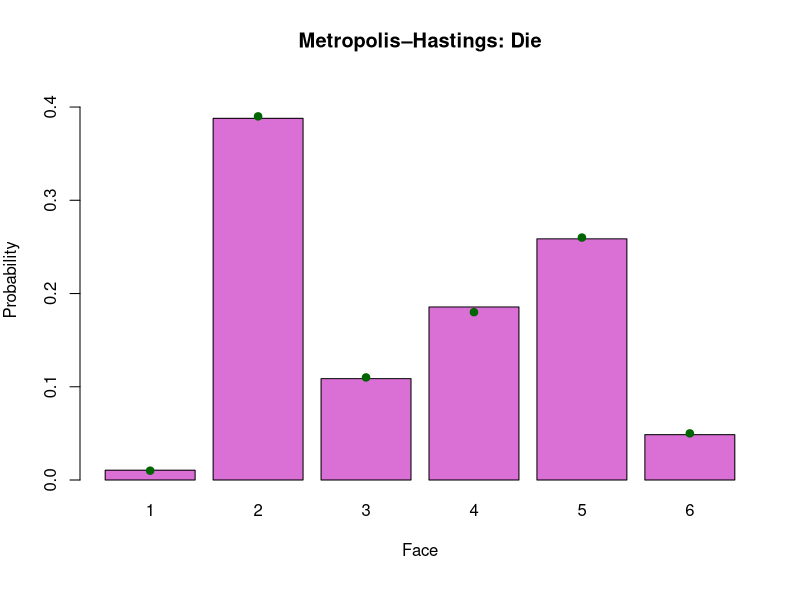
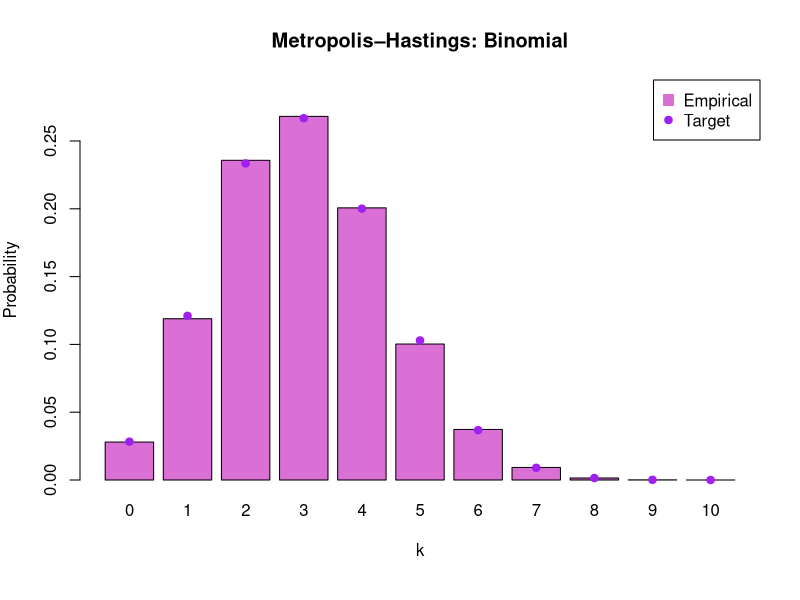
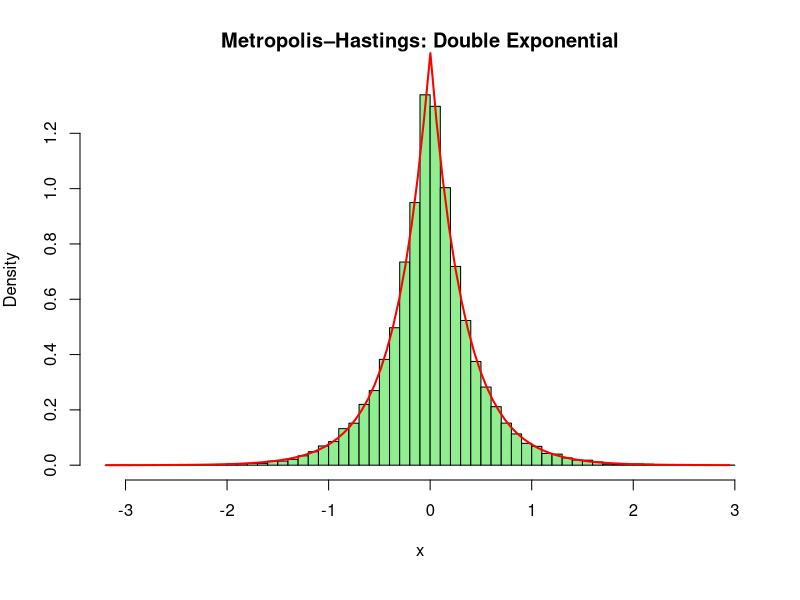

Write R code to recreate these figures, in order.
## ---- chunk 1
#| fig-width: 10
#| fig-height: 6

# Target distribution
pi_vals <- c(0.01, 0.39, 0.11, 0.18, 0.26, 0.05)  # states 1,...,6

# Proposal T(i,j): one fair die roll (independent of i)
T <- function(i){
  # Draw J from a uniform
  j <- sample(1:6, size = 1)
  return(j)
}

# Acceptance ratio a(i,j)
a_ij <- function(i, j){
  pi_vals[j] / pi_vals[i]
}

# Metropolis–Hastings step
MH_step <- function(i){
  j <- T(i)                 # Step 1: propose new state j
  u <- runif(1)             # U ~ Uniform(0,1)
  a <- a_ij(i, j)           # Step 2: acceptance ratio
  
  if (u <= a) {
    return(j)               # accept
  } else {
    return(i)               # reject, stay at i
  }
}

# Now we run the Markov chain
set.seed(160)
nsim <- 101000
mcsample <- numeric(nsim)
mcsample[1] <- 1            # Step 0: initial value X_0 

for (n in 1:(nsim - 1)) {
  mcsample[n + 1] <- MH_step(mcsample[n])
}

# Burn-in
burn_in <- 1000
post <- mcsample[(burn_in + 1):nsim]  # Throw away first samples

# Empirical distribution of the chain
emp_freq <- table(post) / length(post)

# Plot: empirical vs. target probabilities
par(mar = c(6, 4, 4, 2), xpd = NA)
centers <- barplot(emp_freq,
                   main = "Metropolis–Hastings: Die",
                   xlab = "Face", ylab = "Probability",
                   col = "orchid",
                   ylim = c(0, max(c(emp_freq, pi_vals)) * 1.1))

points(centers, pi_vals, pch = 19, col = "darkgreen")


## ---- chunk 2
#In case we'd like to see the results, rather than a graph
results<-rbind(emp_freq,pi_vals)
results
## ---- chunk 3
#| fig-width: 10
#| fig-height: 5

# Parameters
n <- 10
p <- 0.3

states <- 0:n

# Target probabilities pi_k = P(X = k)
pi_vals <- dbinom(states, size = n, prob = p)

# Proposal T(i,j): uniform over {0,...,n}, independent of i
T <- function(i){
  j <- sample(states, size = 1)
  return(j)
}

# Acceptance ratio a(i,j)
a_ij <- function(i, j){
  # i, j in {0,...,n}; BUT pi_vals is indexed from 1,...,n+1
  pi_vals[j + 1] / pi_vals[i + 1]
}

# Metropolis–Hastings step
MH_step <- function(i){
  j <- T(i)                 # Step 1: propose new state j
  u <- runif(1)             # U ~ Uniform(0,1)
  a <- a_ij(i, j)           # Step 2: acceptance ratio
  
  if (u <= a) {
    return(j)               # accept
  } else {
    return(i)               # reject, stay at i
  }
}

# Run the Markov chain
set.seed(160)
nsim <- 101000
mcsample <- numeric(nsim)
mcsample[1] <- 0            # Step 0: initial value X_0

for (k in 1:(nsim - 1)) {
  mcsample[k + 1] <- MH_step(mcsample[k])
}

# Burn-in
burn_in <- 1000
post <- mcsample[(burn_in + 1):nsim]   # Throw away first samples

# Empirical distribution of the chain (ensure all states appear)
emp_counts <- table(factor(post, levels = states))
emp_freq   <- emp_counts / sum(emp_counts)

# Plot: empirical vs. target probabilities
centers <- barplot(emp_freq,
                   names.arg = states,
                   main = "Metropolis–Hastings: Binomial",
                   xlab = "k", ylab = "Probability",
                   col = "orchid",
                   ylim = c(0, max(c(emp_freq, pi_vals)) * 1.1))

points(centers, pi_vals, pch = 19, col = "purple")
legend("topright",
       legend = c("Empirical", "Target"),
       pch    = c(15, 19),
       col    = c("orchid", "purple"),
       pt.cex = c(1.5, 1))
## ---- chunk 4
#In case we'd like to see the results, rather than a graph
results<-t(rbind(emp_freq,pi_vals))
results
## ---- chunk 5
#| fig-width: 10
#| fig-height: 5


#Parameters
lambda <- 3 
sigma  <- 1 

#T(x,y)
T <- function(x){
  # Draw Y ~ T(x, ·)
  y <- rnorm(1, mean = x, sd = sigma)
  return(y)
}

# a(x,y)
a_xy <- function(x, y){
  exp(-lambda * (abs(y) - abs(x)))
}

#Metropolis–Hastings step
MH_step <- function(x){
  y <- T(x)     # Step 1: propose Y
  u <- runif(1)        # Uniform(0,1)
  a <- a_xy(x, y)      # Step 2: acceptance ratio
  
  if(u <= a){
    return(y)          # accept
  } else{
    return(x)          # reject
  }
}

#Now we run the MC
set.seed(160)
nsim <- 51000
mcsample <- numeric(nsim)
mcsample[1] <- 0        # Step 0: initial value

for(n in 1:(nsim - 1)){
  mcsample[n + 1] <- MH_step(mcsample[n])
}

# Burn-in
burn_in <- 1000
post <- mcsample[(burn_in + 1):nsim] #Throw away first samples

#Plot
hist(post, prob = TRUE, breaks=80,
     main = "Metropolis–Hastings: Double Exponential",
     xlab = "x", col="lightgreen")

curve(lambda/2 * exp(-lambda * abs(x)),
      from = min(post), to = max(post),
      add = TRUE, col = "red", lwd = 2)
